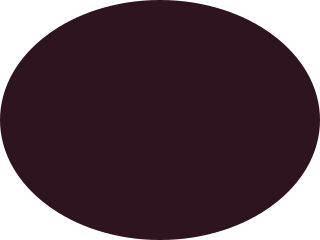
Frame 1 (no input)
Frame 60 (the mouse pressed at the canvas centre just before this capture): identical to frame 1, image omitted
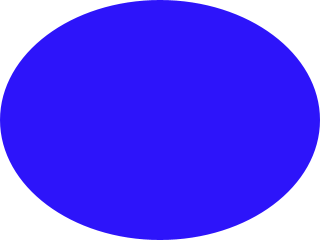
Frame 120 (the mouse held since frame 60 and released just before this capture)

The Processing sketch that drew these frames (run headless with seeded random() and noise(); from frame 60 on, the mouse is pressed at the canvas centre):

// Processing sketch: processing_33432
// ── processing_33432.pde

/*
A sketch demonstrating a mouse button being pressed. 

If you want to click on a specific area of the screen, you have to test 
where the mouseX and mouseY are. 
*/

int bg_value = 30;

void setup() {
  size(320, 240);
  noStroke();
  smooth();
}

void draw() {
  background(255);
  fill(45, 20, bg_value);
  ellipse(width*.5, height*.5, width, height);
}

void mousePressed() {
  //the mousePressed function will only activate once when the mouse button is pressed down.
  if (mouseButton == RIGHT) {
    bg_value = 0;
    println("Mouse Pressed --------------------- mouseX = " + mouseX + " mouseY = " + mouseY);
  } else {
    bg_value = 250;
      println("Mouse Pressed --------------------- mouseX = " + mouseX + " mouseY = " + mouseY);
  }
}

void mouseReleased() {
  //the mouseReleased function will only activate once when a held down mouse button is released
  bg_value = 30;
  println("Mouse Released -------------------- mouseX = " + mouseX + " mouseY = " + mouseY);
}

void mouseClicked() {
  //When a button is clicked and released in the same position
  println("Mouse Clicked --------------------- mouseX = " + mouseX + " mouseY = " + mouseY);
}
void mouseDragged() {
  //the mouseDragged function will activate as long as there is a mouse button down AND the mouse is moved.
  bg_value = 130;
  println("Mouse Dragged. mouseX = " + mouseX + " mouseY = " + mouseY);
}

void mouseMoved() {
  //the mouseMoved function activates whenever the mouse is moved. 
  //note that mouseMoved does not work when a mouse button is down.
  println("Mouse Moved. mouseX = " + mouseX + " mouseY = " + mouseY);
}


                
                                
